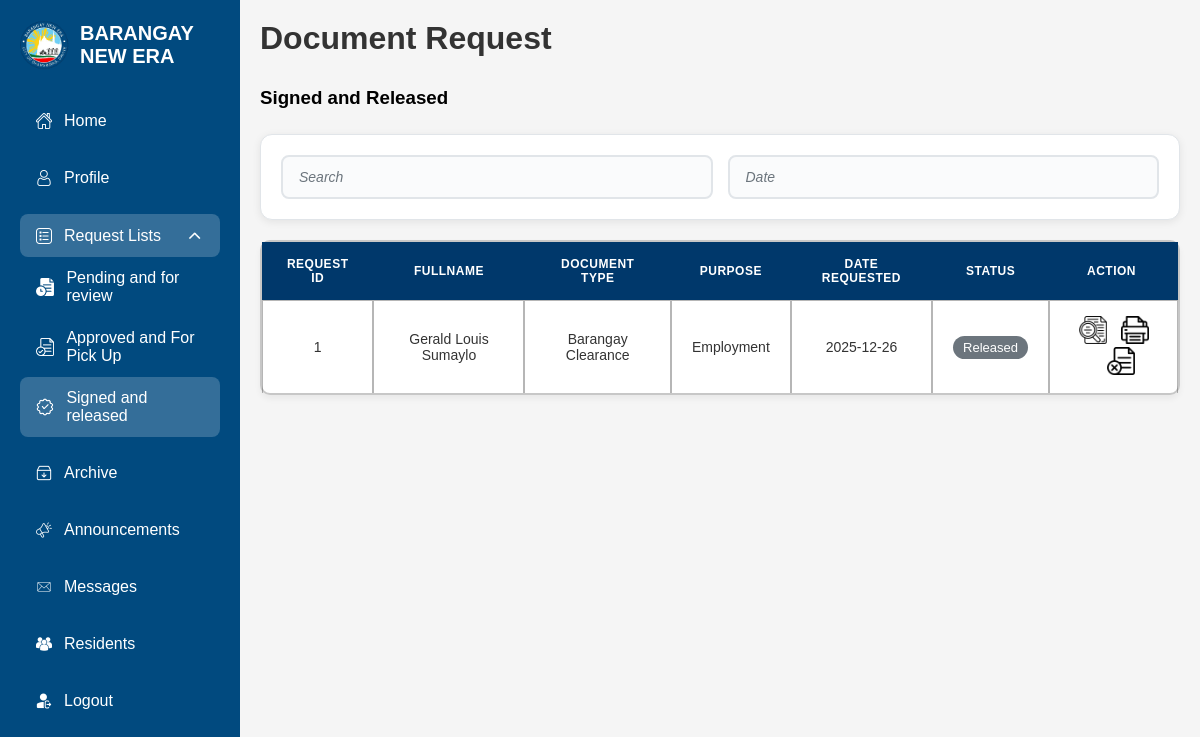
Page /Admin/adminreleased.php (signed in) on the committed database.
### tables this page shows
CREATE TABLE `approved` (
  `RequestID` int(11) NOT NULL,
  `fullname` varchar(255) NOT NULL,
  `documenttype` varchar(255) NOT NULL,
  `purpose` varchar(255) NOT NULL,
  `dateRequested` date NOT NULL,
  `status` varchar(255) NOT NULL,
  `action` varchar(255) NOT NULL
);

### Admin/adminreleased.php (the view, shortened to what this page needs)
<?php
require_once '../Connection/conn.php';
    ?>
<!DOCTYPE html>
<html lang="en">
<head>
    <link rel="stylesheet" href="adminreleased.css">
    <link rel="stylesheet" href="//code.jquery.com/ui/1.12.1/themes/base/jquery-ui.css">
</head>
<body>
   <div class="sidebar">
        <div class="sidebar-header">
            <img src="../images/brgylogo.png" alt="Logo">
            <h2>BARANGAY NEW ERA</h2>
        </div>
        <nav class="sidebar-nav">
            <a href="adminIndex.php" class="sidebar-link"> <img src="../images/home.png" alt="">Home</a>
            <a href="adminProfile.php" class="sidebar-link"> <img src="../images/user.png" alt="">Profile</a>
            <details class="sidebar-dropdown" open>
                <summary><img src="../images/list.png" alt="">Request Lists <img src="../images/down.png" alt=""></summary>
                <a href="adminpending.php" class="submenu-link"> <img src="../images/pending.png" alt="">Pending and for review</a>
                <a href="adminapproved.php" class="submenu-link"> <img src="../images/approved.png" alt="">Approved and For Pick Up</a>
                <a href="adminreleased.php" class="submenu-link active"> <img src="../images/complete.png" alt="">Signed and released</a>
            </details>
            <a href="adminArchive.php" class="sidebar-link"> <img src="../images/archive.png" alt="">Archive</a>
            <a href="adminAnnouncements.php" class="sidebar-link"> <img src="../images/marketing.png" alt=""> Announcements</a>
            <a href="adminMessages.php" class="sidebar-link"> <img src="../images/email.png" alt="">Messages</a>
            <a href="adminResidents.php" class="sidebar-link"> <img src="../images/residents.png" alt="residents"> Residents</a>
            <button onclick="logout()" class="sidebar-link"> <img src="../images/logout.png" alt="">Logout</button>
        </nav>
    </div>
    <div class="main-content">
        <div class="header">
            <h1>Document Request</h1>
        </div>
        <h3>Signed and Released</h3>
        <div class="table-filters">
            <input type="text" id="releasedSearch" placeholder="Search">
            <input type="text" id="releasedDateFilter" placeholder="Date">
        </div>
        <div class="requests-table">
            <table>
            <thead>
                <tr>
                    <th>Request ID</th>
                    <th>Fullname</th>
                    <th>Document Type</th>
                    <th>Purpose</th>
                    <th>Date Requested</th>
                    <th>Status</th>
                    <th>Action</th>
                </tr>
            </thead>
            <tbody id="pendingBody">
                <?php
                $sql = "SELECT * FROM approved WHERE status='completed'";
                $result = $conn->query($sql);
                if($result && $result->num_rows>0){
                    while($row = $result->fetch_assoc()){
                        $parts = explode(' ', $row['fullname']);
                        $firstName = $parts[0] ?? '';
                        $lastName = $parts[count($parts)-1] ?? '';
                        $detailsStmt = $conn->prepare("SELECT Address,Birthdate,Age,ContactNumber,email FROM usertbl WHERE FirstName = ? AND LastName = ? LIMIT 1");
                        $detailsStmt->bind_param('ss',$firstName,$lastName);
                        $detailsStmt->execute();
                        $detailRes = $detailsStmt->get_result();
                        $details = $detailRes && $detailRes->num_rows>0 ? $detailRes->fetch_assoc() : ['Address'=>'','Birthdate'=>'','Age'=>'','ContactNumber'=>'','email'=>''];
                        echo '<tr>';
                        echo '<td>'.htmlspecialchars($row["RequestID"]).'</td>';
                        echo '<td>'.htmlspecialchars($row["fullname"]).'</td>';
                        echo '<td>'.htmlspecialchars($row["documenttype"]).'</td>';
                        echo '<td>'.htmlspecialchars($row["purpose"]).'</td>';
                        echo '<td>'.htmlspecialchars($row["dateRequested"]).'</td>';
                        echo '<td><span style="background:#6c757d;color:#fff;padding:4px 10px;border-radius:12px;font-size:13px;">Released</span></td>';
                        echo '<td>';
                        echo '<a href="#requestModal" class="action-icon view-btn" data-id="'.$row["RequestID"].'" data-fullname="'.htmlspecialchars($row["fullname"],ENT_QUOTES).'" data-date="'.htmlspecialchars($row["dateRequested"],ENT_QUOTES).'" data-doc="'.htmlspecialchars($row["documenttype"],ENT_QUOTES).'" data-purpose="'.htmlspecialchars($row["purpose"],ENT_QUOTES).'" data-address="'.htmlspecialchars($details['Address'],ENT_QUOTES).'" data-birthdate="'.htmlspecialchars($details['Birthdate'],ENT_QUOTES).'" data-age="'.htmlspecialchars($details['Age'],ENT_QUOTES).'" data-contact="'.htmlspecialchars($details['ContactNumber'],ENT_QUOTES).'" data-email="'.htmlspecialchars($details['email'],ENT_QUOTES).'" data-label="View file"><img src="../images/view.png" alt="view" style="width:28px;height:28px;"></a>';
                        echo '<a href="#" class="action-icon view-btn" data-id="'.$row["RequestID"].'" data-fullname="'.htmlspecialchars($row["fullname"],ENT_QUOTES).'" data-date="'.htmlspecialchars($row["dateRequested"],ENT_QUOTES).'" data-doc="'.htmlspecialchars($row["documenttype"],ENT_QUOTES).'" data-label="Print file"><img src="../images/print.png" alt="view" style="width:28px;height:28px; margin-left: 1em;"></a>';
                        echo '<a href="#declineModal" class="action-icon reject-btn" data-id="'.$row["RequestID"].'" data-label="Reject"><img src="../images/reject.png" alt="reject" style="width:28px;height:28px; margin-left: 1em;"></a>';
                        echo '</td>';
                        echo '</tr>';
                    }
                } else {
                    echo '<tr><td colspan="7" style="text-align:center;">No released requests</td></tr>';
                }?>
            </tbody>
        </table>
        </div>
    </div>
</body>
</html>

### Admin/adminreleased.css (style rules this page uses)
* { margin: 0; padding: 0; box-sizing: border-box; }
body { font-family: Arial, Helvetica, sans-serif; background-color: #f5f5f5; }
.sidebar { position: fixed; left: 0; top: 0; width: 240px; min-width: 240px; max-width: 240px; height: 100vh; background-color: #014A7F; padding: 20px; overflow-y: auto; overflow-x: hidden; scrollbar-gutter: stable; scrollbar-width: none; z-index: 100; }
.sidebar-logo, .sidebar-header { display: flex; align-items: center; margin-bottom: 30px; }
.sidebar-logo img, .sidebar-header img { width: 50px; height: 50px; margin-right: 10px; }
.sidebar-logo h2, .sidebar-header h2 { color: #fff; font-size: 20px; }
.sidebar-nav { display: flex; flex-direction: column; gap: 15px; }
.sidebar-nav a, .sidebar-nav button { display: flex; align-items: center; gap: 12px; color: #fff; text-decoration: none; padding: 12px 16px; border-radius: 8px; border: none; background: transparent; cursor: pointer; font-size: 16px; transition: background-color 0.2s; }
.sidebar-nav a.active { background-color: rgba(255, 255, 255, 0.2); }
.sidebar-nav button { margin-top: auto; }
.main-content { margin-left: 240px; padding: 20px; }
.header { display: flex; justify-content: space-between; align-items: center; margin-bottom: 30px; }
.header h1 { font-size: 32px; color: #333; }
.table-filters { display: flex; gap: 15px; align-items: center; margin-top: 25px; padding: 20px; background: #ffffff; border-radius: 12px; box-shadow: 0 2px 8px rgba(0,0,0,0.08); border: 1px solid #e1e5e9; }
.table-filters input { flex: 1; min-width: 200px; padding: 12px 16px; border: 2px solid #e1e5e9; border-radius: 8px; font-size: 14px; font-family: Arial, Helvetica, sans-serif; transition: all 0.3s ease; background: #fafbfc; }
.table-filters input::placeholder { color: #6c757d; font-style: italic; }
.sidebar-nav a img, .sidebar-nav button img, .sidebar-dropdown summary img, .submenu-link img { width: 1em; height: 1em; object-fit: contain; filter: brightness(0) invert(1); }
.submenu-link img[src*="pending"], .submenu-link img[src*="approved"], .submenu-link img[src*="complete"] { width: 1.15em; height: 1.4em; filter: brightness(0) invert(1); }
.sidebar-dropdown summary img:last-child { margin-left: auto; width: 1.2em; height: 1.2em; object-fit: contain; filter: brightness(0) invert(1); transition: transform 0.2s; }
.sidebar-dropdown[open] summary img:last-child { transform: rotate(180deg); }
.sidebar-dropdown { display: flex; flex-direction: column; }
.sidebar-dropdown summary { list-style: none; display: flex; width: 100%; justify-content: space-between; align-items: center; gap: 12px; color: #fff; padding: 12px 16px; border-radius: 8px; cursor: pointer; font-size: 16px; transition: background-color 0.2s; }
.sidebar-dropdown[open] summary { background-color: rgba(255, 255, 255, 0.2); }
.submenu-link { padding: 8px 16px 8px 48px; color: #fff; text-decoration: none; font-size: 15px; border-radius: 6px; }
.submenu-link.active { background-color: rgba(255, 255, 255, 0.2); }
.requests-table { background: #ffffff; border-radius: 10px; box-shadow: 0 4px 6px rgba(0,0,0,0.05); overflow: visible; margin-top: 20px; border: 2px solid #00000038; }
.requests-table table { width: 100%; border-collapse: separate; border-spacing: 0; }
.requests-table th, .requests-table td { padding: 15px 20px; text-align: center; border-bottom: 1px solid #f0f0f0; font-size: 14px; border: 1px solid rgba(84,84,84,0.425); }
.requests-table th { background-color: #00386b; color: #fff; font-weight: 600; text-transform: uppercase; font-size: 12px; letter-spacing: 0.5px; border: none; position: sticky; top: 0; z-index: 10; }
.requests-table th:last-child { text-align: center; padding-right: 2em; }
.requests-table td { color: #333; }
.requests-table tbody tr { transition: all 0.2s ease; }
.requests-table tbody tr:last-child td { border-bottom: none; text-align: center; }
.action-icon { position:relative; display:inline-block; }
.action-icon::after { content:attr(data-label); position:absolute; bottom:-35px; left:50%; transform:translateX(-50%); background:#333; color:#fff; padding:4px 8px; border-radius:4px; font-size:12px; white-space:nowrap; opacity:0; pointer-events:none; transition:opacity .2s; z-index:10; }

### rows in the picture
approved: RequestID "1", fullname "Gerald Louis Sumaylo", documenttype "Barangay Clearance", purpose "Employment", dateRequested "2025-12-26"
